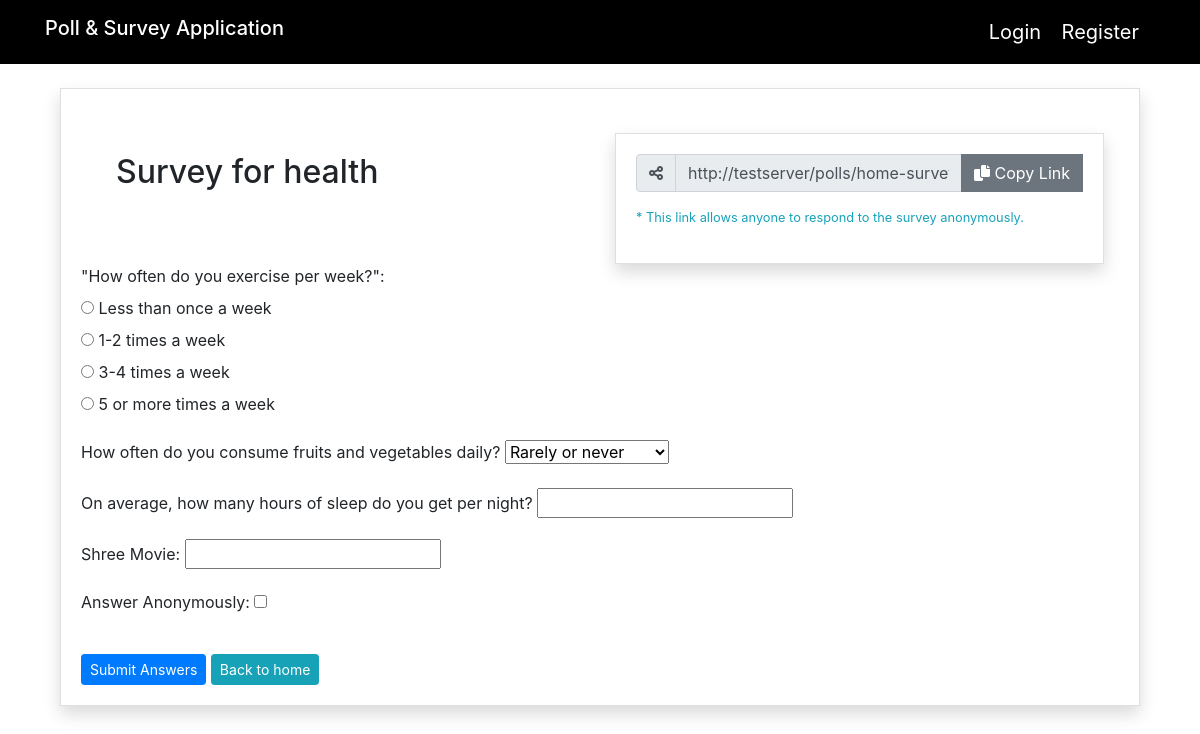
Page /polls/home-surveys/22/answer/ on the committed database.
### survey_admin/models.py (models this page shows, shortened)
class Survey(models.Model):
    title = models.CharField(max_length=200)
    description = models.TextField(blank=True)
    start_time = models.DateTimeField(default=timezone.now)
    end_time = models.DateTimeField(null=True)
    created_at = models.DateTimeField(auto_now_add=True)
    updated_at = models.DateTimeField(auto_now=True)
    created_by = models.ForeignKey(CustomUser, null=True, on_delete=models.CASCADE)

class Question(models.Model):
    TEXT = 'text'
    RADIO = 'radio'
    SELECT = 'select'
    INTEGER = 'integer'
    RATING = 'rating'
    QUESTION_TYPES = [
        (TEXT, 'Text'),
        (RADIO, 'Radio'),
        (SELECT, 'Select'),
        (INTEGER, 'Integer'),
        (RATING, 'Rating'),
    ]
    survey = models.ForeignKey(Survey, related_name='questions', on_delete=models.CASCADE)
    question_text = models.CharField(max_length=200)
    question_type = models.CharField(max_length=10, choices=QUESTION_TYPES, default=TEXT)
    created_by = models.ForeignKey(CustomUser, null=True, on_delete=models.CASCADE)

### polls/views.py (the view)
# urls.py: path('home-surveys/<int:survey_id>/answer/', views.home_answer_survey, name='home_answer_survey'),
def home_answer_survey(request, survey_id):
    try:
        survey = get_object_or_404(Survey, id=survey_id)
        now_utc = timezone.now()
        now = timezone.localtime(now_utc)
        survey_end_time_utc = survey.end_time
        survey_end_time = timezone.localtime(survey_end_time_utc)
        if now > survey_end_time:
            messages.error(request, 'Survey is not active.')
            return redirect('polls:home_survey_list')  # Redirect using the namespace 'polls'
        else:
            pass
        if request.method == 'POST':
            form = AnswerForm(request.POST, survey=survey)
            if form.is_valid():
                if form.cleaned_data['is_anonymous']:
                    response = Response.objects.create(survey=survey, is_anonymous=True)
                else:
                    if request.user.is_authenticated:
                        existing_response = Response.objects.filter(survey=survey, user=request.user).first()
                        if existing_response:
                            messages.error(request, "You have already responded to this survey!")
                            return redirect('polls:home_survey_list')
                        response = Response.objects.create(survey=survey, user=request.user)
                    else:
                        response = Response.objects.create(survey=survey, is_anonymous=True)
                for question in survey.questions.all():
                    if question.question_type == SurveyQuestion.TEXT:
                        text_answer = form.cleaned_data.get(f'text_answer_{question.id}')
                        Answer.objects.create(response=response, question=question, text_answer=text_answer)
                    elif question.question_type in [SurveyQuestion.RADIO, SurveyQuestion.SELECT]:
                        choice_id = form.cleaned_data.get(f'choice_answer_{question.id}')
                        if choice_id:
                            choice_answer = question.choices.get(id=choice_id)
                            Answer.objects.create(response=response, question=question, choice_answer=choice_answer)
                    elif question.question_type == SurveyQuestion.INTEGER:
                        integer_answer = form.cleaned_data.get(f'integer_answer_{question.id}')
                        if integer_answer is not None:
                            Answer.objects.create(response=response, question=question, integer_answer=integer_answer)
                messages.success(request, 'Survey response submitted successfully.')
                return redirect('polls:home_survey_list')  # Redirect to survey list after answering
        else:
            form = AnswerForm(survey=survey)
        return render(request, 'surveys/home_survey_answer.html', {'survey': survey, 'form': form})
    except Survey.DoesNotExist:
        messages.error(request, 'Survey not found.')
        return redirect('polls:home_survey_list')
    except Exception as e:
        messages.error(request, f"An error occurred: {e}")
        return redirect('polls:home_survey_list')

### survey_admin/templates/surveys/home_survey_answer.html (shortened to what this page needs)
{% extends 'base.html' %}
{% block content %}
<div class="container mt-4">
    <div class="card rounded-0 shadow">
        <div class="card-body">
<div class="container mt-4">
    <div class="row">
        <div class="col-lg-6">
            <div class="card border-0">
                <div class="card-body">
                    <h2 class="card-title">{{ survey.title }}</h2>
                </div>
            </div>
        </div>
        <div class="col-lg-6">
            <div class="card rounded-0 shadow">
                <div class="card-body">
                    <div class="input-group">
                        <div class="input-group-prepend">
                            <span class="input-group-text"><i class="fas fa-share-alt"></i></span>
                        </div>
                        <input type="text" id="surveyLink" class="form-control rounded-0" value="{{ request.build_absolute_uri }}" readonly>
                        <div class="input-group-append">
                            <button class="btn btn-secondary rounded-0" type="button" onclick="copySurveyLink()">
                                <i class="fas fa-copy"></i> Copy Link
                            </button>
                        </div>
                    </div>
                    <p class="mt-3 text-info small">* This link allows anyone to respond to the survey anonymously.</p>
                </div>
            </div>
        </div>
    </div>
</div>
            <form method="post" class="needs-validation" novalidate>
                {% for field in form.visible_fields %}
                <div class="form-group">
                    {{ field.label_tag }}
                    {{ field }}
                </div>
                {% endfor %}
                <button type="submit" class="btn btn-primary btn-sm mt-3">Submit Answers</button>
                <a href="/" class="btn btn-info btn-sm mt-3">Back to home</a>
            </form>
        </div>
    </div>
</div>
{% endblock %}

### survey_admin/templates/base.html (style rules this page uses)
html, body { height: 100%; width: 100%; }
body { background: #ffff; }

### rows in the picture
Survey: title "Survey for health"
Question: label_tag "How often do you consume fruits and vegetables daily?"
Question: label_tag "On average, how many hours of sleep do you get per night?"

### other values in the picture
{{ field.label_tag }} "\"How often do you exercise per week?\":" "Shree Movie:" "Answer Anonymously:"
